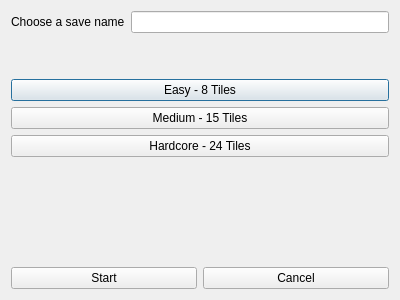
<?xml version="1.0" encoding="UTF-8"?>
<ui version="4.0">
 <class>LevelDialog</class>
 <widget class="QDialog" name="LevelDialog">
  <property name="geometry">
   <rect>
    <x>0</x>
    <y>0</y>
    <width>400</width>
    <height>300</height>
   </rect>
  </property>
  <property name="windowTitle">
   <string>New Game</string>
  </property>
  <property name="modal">
   <bool>true</bool>
  </property>
  <layout class="QGridLayout" name="gridLayout">
   <item row="0" column="0">
    <layout class="QVBoxLayout" name="verticalLayout">
     <item>
      <layout class="QHBoxLayout" name="horizontalLayout">
       <item>
        <widget class="QLabel" name="label">
         <property name="text">
          <string>Choose a save name</string>
         </property>
        </widget>
       </item>
       <item>
        <widget class="QLineEdit" name="lineEdit"/>
       </item>
      </layout>
     </item>
     <item>
      <spacer name="verticalSpacer">
       <property name="orientation">
        <enum>Qt::Vertical</enum>
       </property>
       <property name="sizeType">
        <enum>QSizePolicy::Maximum</enum>
       </property>
       <property name="sizeHint" stdset="0">
        <size>
         <width>20</width>
         <height>40</height>
        </size>
       </property>
      </spacer>
     </item>
     <item>
      <layout class="QVBoxLayout" name="verticalLayout_2">
       <item>
        <widget class="QPushButton" name="easyButton">
         <property name="text">
          <string>Easy - 8 Tiles</string>
         </property>
        </widget>
       </item>
       <item>
        <widget class="QPushButton" name="mediumButton">
         <property name="text">
          <string>Medium - 15 Tiles</string>
         </property>
        </widget>
       </item>
       <item>
        <widget class="QPushButton" name="hardButton">
         <property name="text">
          <string>Hardcore - 24 Tiles</string>
         </property>
        </widget>
       </item>
       <item>
        <widget class="QLabel" name="errorsLabel">
         <property name="palette">
          <palette>
           <active>
            <colorrole role="WindowText">
             <brush brushstyle="SolidPattern">
              <color alpha="255">
               <red>255</red>
               <green>0</green>
               <blue>0</blue>
              </color>
             </brush>
            </colorrole>
           </active>
           <inactive>
            <colorrole role="WindowText">
             <brush brushstyle="SolidPattern">
              <color alpha="255">
               <red>255</red>
               <green>0</green>
               <blue>0</blue>
              </color>
             </brush>
            </colorrole>
           </inactive>
           <disabled>
            <colorrole role="WindowText">
             <brush brushstyle="SolidPattern">
              <color alpha="255">
               <red>170</red>
               <green>171</green>
               <blue>177</blue>
              </color>
             </brush>
            </colorrole>
           </disabled>
          </palette>
         </property>
         <property name="text">
          <string/>
         </property>
         <property name="alignment">
          <set>Qt::AlignCenter</set>
         </property>
        </widget>
       </item>
      </layout>
     </item>
    </layout>
   </item>
   <item row="2" column="0">
    <layout class="QGridLayout" name="gridLayout_2">
     <item row="0" column="0">
      <widget class="QPushButton" name="startButton">
       <property name="text">
        <string>Start</string>
       </property>
      </widget>
     </item>
     <item row="0" column="1">
      <widget class="QPushButton" name="cancelButton">
       <property name="text">
        <string>Cancel</string>
       </property>
      </widget>
     </item>
    </layout>
   </item>
   <item row="1" column="0">
    <spacer name="verticalSpacer_2">
     <property name="orientation">
      <enum>Qt::Vertical</enum>
     </property>
     <property name="sizeHint" stdset="0">
      <size>
       <width>20</width>
       <height>40</height>
      </size>
     </property>
    </spacer>
   </item>
  </layout>
 </widget>
 <resources/>
 <connections/>
</ui>
